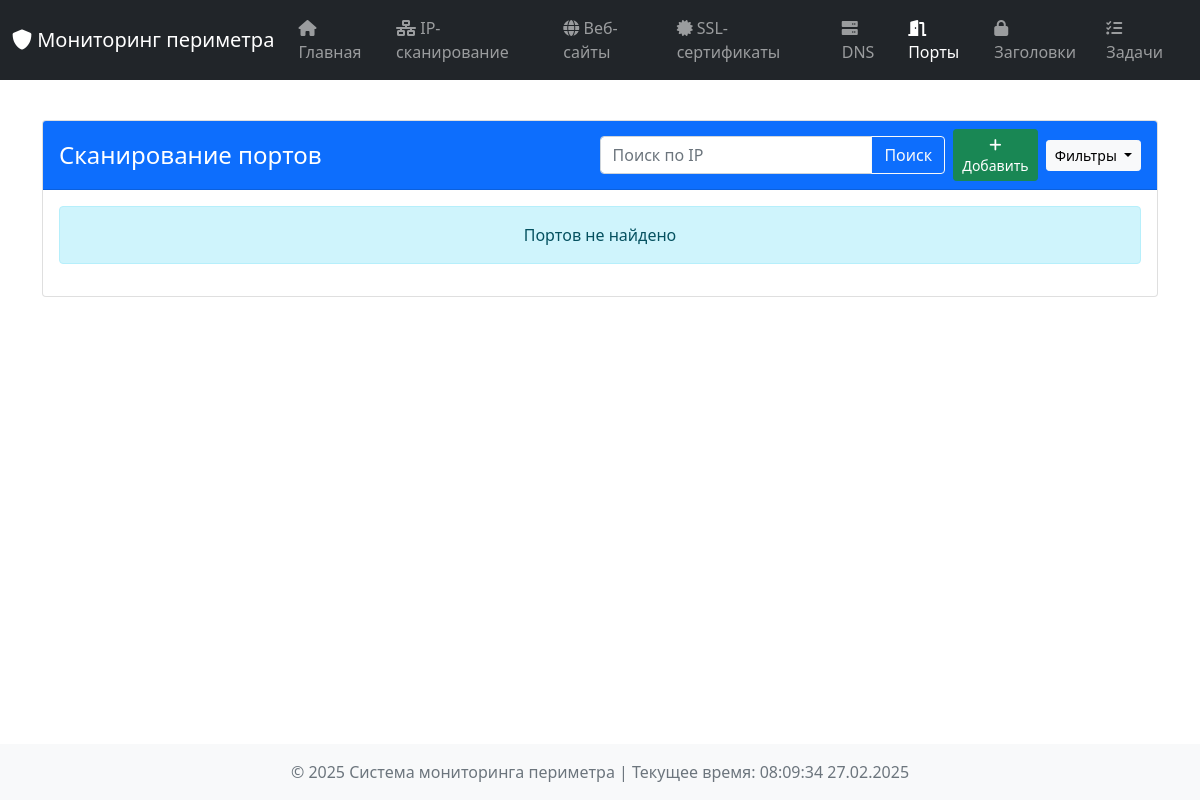
The app's page /ports, older data.
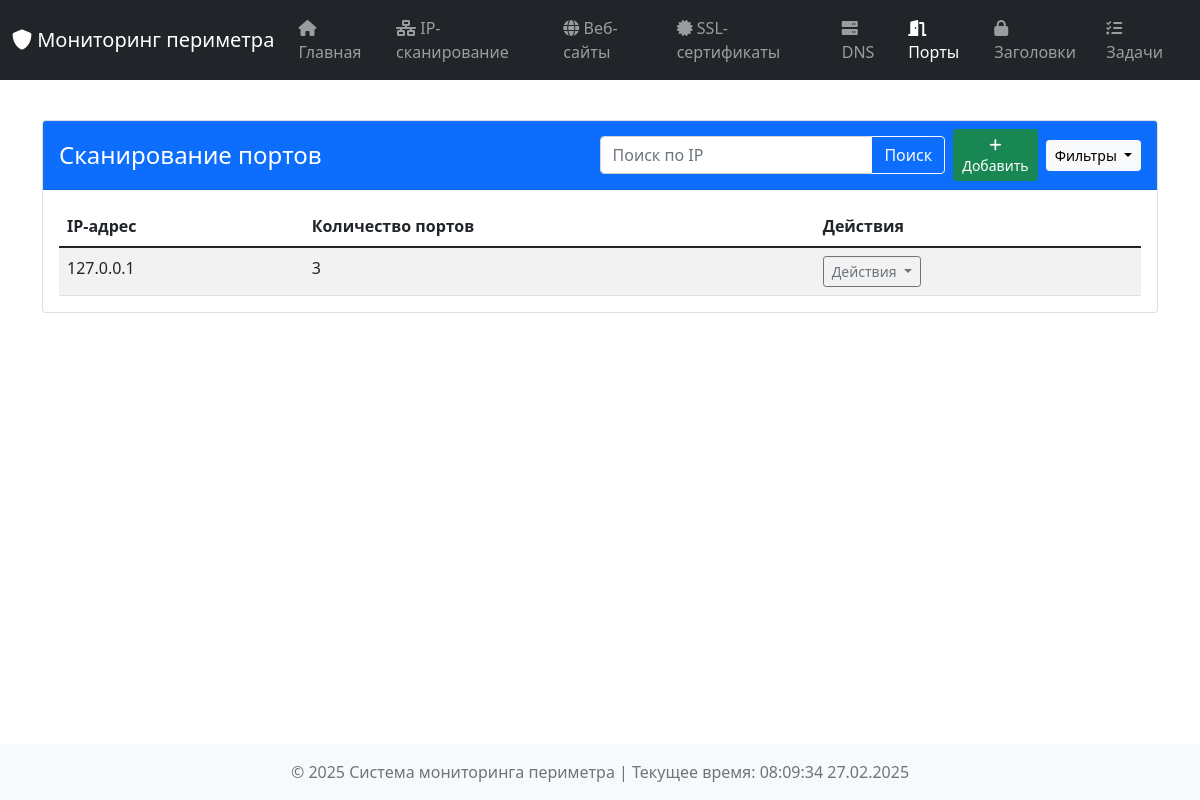
The same page, newer data.
### tables this page shows
CREATE TABLE port_states (
            id INTEGER PRIMARY KEY AUTOINCREMENT,
            ip_address TEXT,
            port INTEGER,
            protocol TEXT,
            service TEXT,
            is_open INTEGER,
            scan_time TEXT,
            UNIQUE(ip_address, port, protocol)
        );

### dashboard/app.py (the view, shortened to what this page needs)
@app.route('/ports', methods=['GET', 'POST'])
def port_scanning():
    form = PortScanForm()
    search_query = request.args.get('search', '').lower()
    status_filter = request.args.get('status')
    all_results = db_manager.get_all_records('port_scanning')
    filtered_results = all_results
    if search_query:
        filtered_results = [r for r in filtered_results if search_query in r['ip_address'].lower()]
    if status_filter == 'open':
        filtered_results = [r for r in filtered_results if r['is_open']]
    elif status_filter == 'closed':
        filtered_results = [r for r in filtered_results if not r['is_open']]
    ip_port_map = {}
    for result in filtered_results:
        ip = result['ip_address']
        if ip not in ip_port_map:
            ip_port_map[ip] = []
        ip_port_map[ip].append({
            'port': result['port'],
            'protocol': result.get('protocol', 'N/A'),
            'service': result.get('service', 'N/A'),
            'is_open': result['is_open'],
            'scan_time': result.get('scan_time')
        })
    return render_template('ports.html', ip_ports=ip_port_map, current_time=datetime.now(), form=form,
                           search_query=search_query, status_filter=status_filter)

### dashboard/forms.py
class PortScanForm(FlaskForm):
    ip_address = StringField('IP Address', validators=[DataRequired(), IPAddress()])
    ports = StringField('Ports (comma-separated)', validators=[DataRequired()])
    check_now = BooleanField('Check Now')
    submit = SubmitField('Add Port Scan')

### dashboard/templates/ports.html (shortened to what this page needs)
{% extends "base.html" %}
{% block content %}
<div class="container mt-4">
    <div class="card">
        <div class="card-header bg-primary text-white d-flex justify-content-between align-items-center">
            <h4 class="mb-0">Сканирование портов</h4>
            <div class="d-flex align-items-center">
                <div class="input-group me-2">
                    <input type="text" class="form-control" id="searchInput" placeholder="Поиск по IP"
                           value="{{ search_query }}" aria-label="Поиск">
                    <button class="btn btn-outline-light" type="button" onclick="submitSearch()">Поиск</button>
                </div>
                <button class="btn btn-success btn-sm me-2" data-bs-toggle="modal" data-bs-target="#addPortScanModal">
                    <i class="fas fa-plus"></i> Добавить
                </button>
                <button class="btn btn-light btn-sm dropdown-toggle" type="button" id="filterDropdown" data-bs-toggle="dropdown" aria-expanded="false">
                    Фильтры
                </button>
            </div>
        </div>
        <div class="card-body">
            {% if ip_ports %}
                <div class="table-responsive">
                    <table class="table table-hover table-striped" id="dataTable">
                        <thead class="thead-dark">
                            <tr>
                                <th>IP-адрес</th>
                                <th>Количество портов</th>
                                <th>Действия</th>
                            </tr>
                        </thead>
                        <tbody>
                            {% for ip, ports in ip_ports.items() %}
                            <tr>
                                <td>{{ ip }}</td>
                                <td>{{ ports|length }}</td>
                                <td>
                                    <div class="dropdown">
                                        <button class="btn btn-outline-secondary btn-sm dropdown-toggle" type="button" data-bs-toggle="dropdown" aria-expanded="false">
                                            Действия
                                        </button>
                                    </div>
                                </td>
                            </tr>
                            {% endfor %}
                        </tbody>
                    </table>
                </div>
            {% else %}
                <div class="alert alert-info text-center">
                    Портов не найдено
                </div>
            {% endif %}
        </div>
    </div>
</div>
{% endblock %}

Row changes from the older to the newer data that the page shows:
added port_states: ip_address "127.0.0.1", ports "3"
Text that changed along with them:
text no longer shown: "Портов не найдено"
text now shown: "IP-адрес Количество портов Действия"
